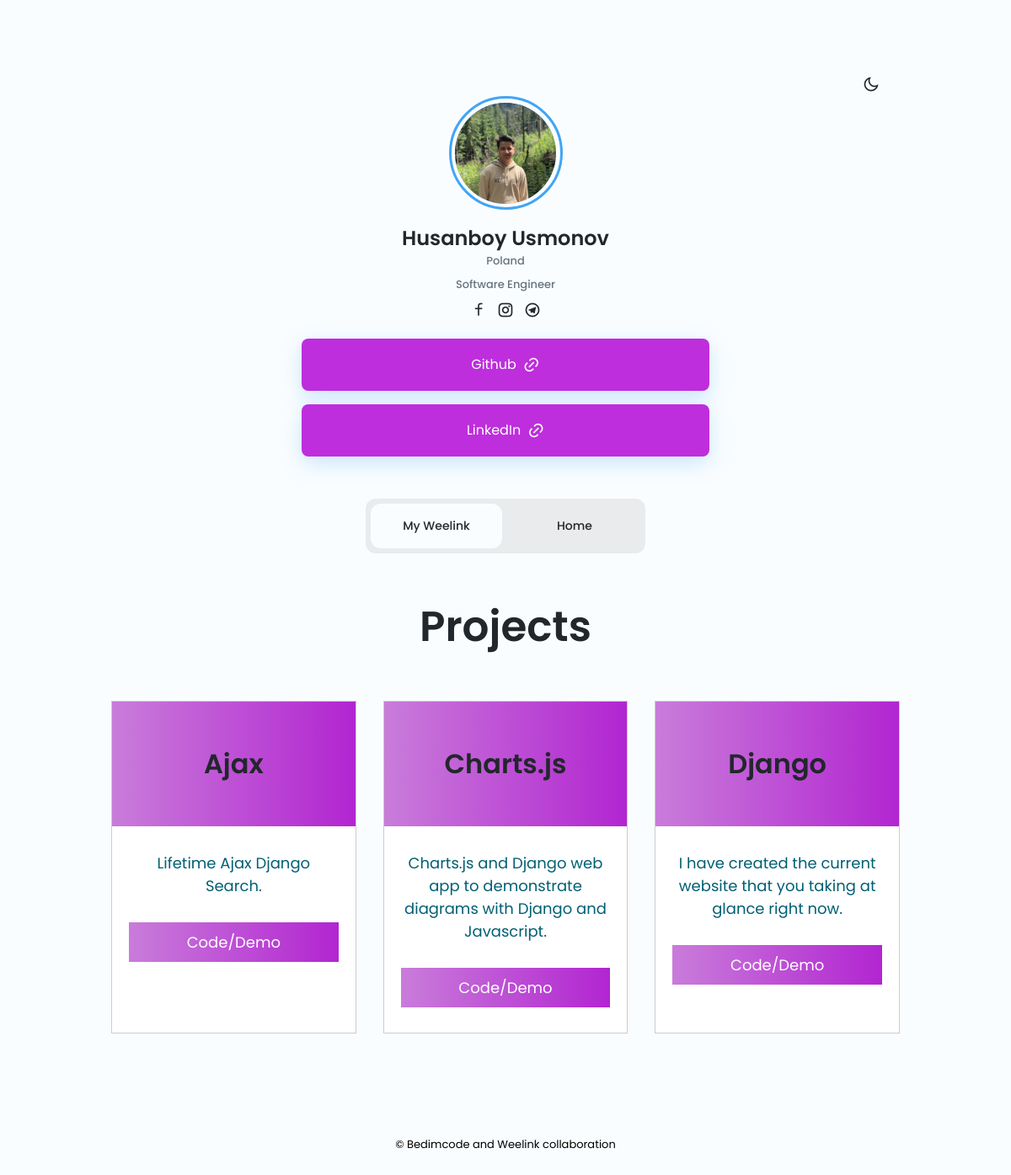
The page /husanboy_us/ on the database its author committed.
### base/models.py (models this page shows, shortened)
class Profile(models.Model):
    user=models.OneToOneField(User, on_delete=models.CASCADE, related_name='userprofile')
    name=models.CharField(max_length=100)
    location=models.CharField(max_length=10)
    bio=models.CharField(max_length=20)
    avatar=models.FileField(null=True, blank=True, upload_to='images/')
    instagram=models.CharField(max_length=100)
    facebook=models.CharField(max_length=100)
    telegram=models.CharField(max_length=100)
    created=models.DateTimeField(auto_now_add=True)
    slug=models.SlugField( blank=True, null=True)
    verif=models.BooleanField(default=False)
    class Meta:
        verbose_name='Profile'
        verbose_name_plural='Profile'

class ProfileLink(models.Model):
    user=models.ForeignKey(Profile, default=1, on_delete=models.CASCADE, db_constraint=False, related_name='linkowner')
    link_name=models.CharField(max_length=12, null=True, )
    link=models.CharField(max_length=200, null=True, )
    class Meta:
        verbose_name='Profile Link'
        verbose_name_plural='Profile Link'

class Projects(models.Model):
    user=models.ForeignKey(Profile, on_delete=models.CASCADE)
    avatar_name=models.CharField(max_length=20, default='main stack: Django', help_text='what was your main stack', null=True, blank=True)
    project_name=models.CharField(max_length=25, default='my project name', help_text='your project name', null=True, blank=True)
    project_link=models.CharField(max_length=200, null=True,)
    project_description=models.TextField(max_length=100, default='summary about your project', help_text='pitch the main part of your project', null=True, blank=True)
    project_date=models.DateTimeField(auto_now_add=True, null=True, blank=True)
    class Meta:
        verbose_name='Projects'
        verbose_name_plural='Projects'
        ordering=['-project_date']

### base/views.py (the view)
# urls.py: path('<slug:user_slug>/', views.userView, name='viewPage'),
def userView(request, user_slug):
    try:
        profile=get_object_or_404(Profile, slug=user_slug)
        links=ProfileLink.objects.filter(user=profile)
        projects=Projects.objects.filter(user=profile)
        context={'profile':profile, 'links':links, 'projects':projects}
    except:
        return render(request, 'main/not404.html')
    return render(request, 'main/user2.html', context)

### base/templates/main/user2.html (shortened to what this page needs)
{%load static%}
<!DOCTYPE html>
    <html lang="en">
    <head>
        <link href="https://cdn.jsdelivr.net/npm/remixicon@2.5.0/fonts/remixicon.css" rel="stylesheet">
        <link rel="stylesheet"  type="text/css" href="{%static 'styles/upUser.css' %}">
    </head>
    <body>
        <header class="profile container">
            <i class="ri-moon-line change-theme" id="theme-button"></i>
            <div class="profile__container grid">
                <div class="profile__data">
                    <div class="profile__border">
                        <div class="profile__perfil">
                            {%if profile.avatar%}
                                <img src="{{profile.avatar.url}}" alt="Your Picture">
                            {%else%}
                                <img src="https://cdn-icons-png.flaticon.com/512/3237/3237472.png" alt="Avatar Pic">
                            {%endif%}
                        </div>
                    </div>
                    {%if profile.verif == True%}
                        <h2 class="profile__name">{{profile.name}} <img src="https://img.icons8.com/color/15/000000/verified-account.png"/></h2>
                    {%else%}
                        <h2 class="profile__name">{{profile.name}}</h2>
                    {%endif%}
                        <h3 class="profile__profession">{{profile.location}}</h3>
                        <h3 class="profile__profession">{{profile.bio}}</h3>
                    <ul class="profile__social">
                        <a href="https://www.facebook.com/{{profile.facebook}}/" target="_blank" class="profile__social-link">
                            <i class="ri-facebook-line"></i>
                        </a>
                        <a href="https://www.instagram.com/{{profile.instagram}}/" target="_blank" class="profile__social-link">
                            <i class="ri-instagram-line"></i>
                        </a>
                        <a href="https://t.me/{{profile.telegram}}" target="_blank" class="profile__social-link">
                            <i class="ri-telegram-line"></i>
                        </a>
                    </ul>
                </div>
               {%for links in links%}
                <div class="profile__buttons">
                    <a download="" href="{{links.link}}" class="button">
                        {{links.link_name}} <i class="ri-link"></i>
                    </a>
                </div>
                {%endfor%}
            </div>
        </header>
        <main class="main">
            <section class="filters container">
                <ul class="filters__content">
                    <button  class="filters__button filter-tab-active" data-target="#projects" style="align-items: center;">
                        <a href="{% url 'loginView' %}" class="filters__button filter-tab-active">My Weelink</a>
                    </button>
                    <button class="filters__button" data-target="#skills">
                        <a href="{% url 'homeView' %}" class="filters__button ">Home</a>
                    </button>
                </ul>
            </section>
        </main>
        {%include "main/blog.html"%}
        <footer class="footer container">
            <span class="footer__copy">
                &#169; Bedimcode and Weelink collaboration
            </span>
        </footer>
    </body>
</html>

### base/templates/main/blog.html (shortened to what this page needs)
{%load static%}
<!DOCTYPE html>
<html lang="en">
<head>
    <link rel="stylesheet" href="{% static 'styles/blog.css' %}">
</head>
<body>
    <div class="container">
        <div class="heading">
          <h1>Projects</h1>
        </div>
        <div class="row">
        {%for projects in projects %}
          <div class="card">
            <div class="card-header">
              <h1>{{projects.avatar_name}}</h1>
            </div>
            <div class="card-body">
              <p>
                {{projects.project_description}}
              </p>
              <a href="#" class="btn">Code/Demo</a>
            </div>
          </div>
        {%endfor%}
        </div>
      </div>
</body>
</html>

### static/styles/upUser.css (style rules this page uses)
:root { --hue: 207; --sat: 90%; --lig: 61%; --first-color: hsl(var(--hue), var(--sat), var(--lig)); --first-color-alt: hsl(var(--hue), var(--sat), 57%); --title-color: hsl(var(--hue), 12%, 15%); --text-color: hsl(var(--hue), 12%, 45%); --text-color-light: black; --text-color-lighten: hsl(var(--hue), 8%, 92%); --body-color: hsl(var(--hue), 100%, 99%); --container-color: #543c3c; --body-font: 'Poppins', sans-serif; --h2-font-size: 1.25rem; --h3-font-size: 1rem; --normal-font-size: .938rem; --small-font-size: .813rem; --smaller-font-size: .75rem; }
@media screen and (min-width: 968px) { :root { --h2-font-size: 1.5rem; --h3-font-size: 1.25rem; --normal-font-size: 1rem; --small-font-size: .875rem; --smaller-font-size: .813rem; } }
* { box-sizing: border-box; padding: 0; margin: 0; }
body { font-family: var(--body-font); font-size: var(--normal-font-size); background-color: var(--body-color); color: #005f73; transition: .3s; }
h1, h2, h3 { color: var(--title-color); font-weight: 600; }
ul { list-style: none; }
a { text-decoration: none; }
img { max-width: 100%; height: auto; }
.change-theme { position: absolute; top: 1.5rem; right: 0; font-size: 1.25rem; color: var(--title-color); cursor: pointer; transition: .3s; }
.container { max-width: 968px; margin-left: 1.5rem; margin-right: 1.5rem; }
.grid { display: grid; gap: 1rem !important; }
.profile { position: relative; padding-top: 3.5rem; }
.profile__container { row-gap: 2rem; }
.profile__data { display: grid; text-align: center; }
.profile__perfil { width: 100px; height: 100px; background: linear-gradient(180deg, hsla(var(--hue), var(--sat), var(--lig), 1) 0%, hsla(var(--hue), var(--sat), var(--lig), .2) 100%); border-radius: 50%; overflow: hidden; display: flex; align-items: flex-end; justify-content: center; }
.profile__border { border: 3.5px solid var(--first-color); justify-self: center; width: 115px; height: 115px; border-radius: 50%; display: grid; place-items: center; margin-bottom: .75rem; }
.profile__name { font-size: var(--h2-font-size); }
.profile__profession { font-size: var(--smaller-font-size); font-weight: 500; color: var(--text-color); margin-bottom: 1rem; }
.profile__social { display: flex; justify-content: center; column-gap: .75rem; }
.profile__social-link { font-size: 1.25rem; color: var(--title-color); transition: .3s; }
.profile__buttons, .profile__buttons-small { display: flex; align-items: center; justify-content: center; }
.profile__buttons { column-gap: 1rem; }
.button { display: inline-flex; justify-content: center; align-items: center; column-gap: .5rem; background-color: #be2edd; color: #fff; padding: 1.15rem 1.5rem; border-radius: .5rem; transition: .3s; box-shadow: 0 8px 24px hsla(var(--hue), var(--sat), var(--lig), .25); width: 50%; }
.button i { font-size: 1.25rem; }
.filters__content { margin: 2rem 0 2.5rem; background-color: var(--text-color-lighten); padding: .375rem; border-radius: .75rem; display: flex; justify-content: space-between; column-gap: .5rem; }
.filters__button { display: inline-flexbox; width: 100%; border: none; outline: none; padding: 1rem; color: var(--title-color); font-size: var(--small-font-size); font-family: var(--body-font); font-weight: 500; border-radius: .75rem; cursor: pointer; background-color: transparent; transition: .3s; }
.filter-tab-active { background-color: var(--body-color); }
.footer__copy { display: block; margin: 2.5rem 0 2rem; text-align: center; font-size: var(--smaller-font-size); color: var(--text-color-light); }
@media screen and (min-width: 576px) { .filters__content { width: 332px; margin: 3rem auto; } }
@media screen and (min-width: 992px) { .container { margin-left: auto; margin-right: auto; } }
@media screen and (min-width: 992px) { .change-theme { top: 2.5rem; right: 2.5rem; } }
@media screen and (min-width: 992px) { .profile { padding-top: 4rem; } }
@media screen and (min-width: 992px) { .profile__border { width: 135px; height: 135px; margin-bottom: 1rem; } }
@media screen and (min-width: 992px) { .profile__perfil { width: 120px; height: 120px; } }
@media screen and (min-width: 992px) { .profile__profession { margin-bottom: 0.5rem; } }
@media screen and (min-width: 992px) { .profile__buttons { column-gap: 2rem; } }
@media screen and (min-width: 992px) { .footer__copy { margin: 4.5rem 0 2.5rem; } }

### rows shown on the page
Profile: avatar (picture), name "Husanboy Usmonov", location "Poland", bio "Software Engineer"
ProfileLink: link_name "Github"
ProfileLink: link_name "LinkedIn"
Projects: avatar_name "Ajax", project_description "Lifetime Ajax Django Search."
Projects: avatar_name "Charts.js", project_description "Charts.js and Django web app to demonstrate diagrams with Django and Javascript."
Projects: avatar_name "Django", project_description "I have created the current website that you taking at glance right now."
